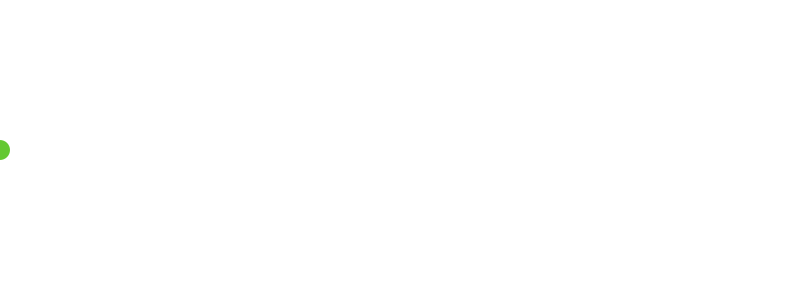
Frame 1 (no input)
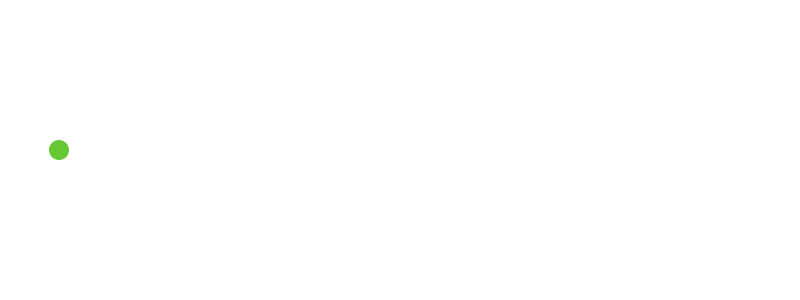
Frame 60 (the mouse pressed at the canvas centre just before this capture)
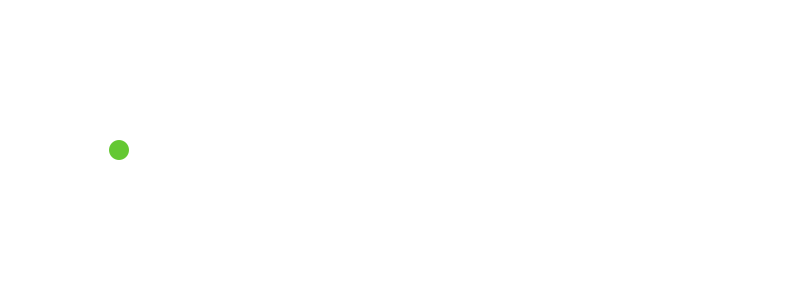
Frame 120 (the mouse held since frame 60 and released just before this capture)

The Processing sketch that drew these frames (run headless with seeded random() and noise(); from frame 60 on, the mouse is pressed at the canvas centre):

// Processing sketch: sketch04_printLine2
// ── sketch04_printLine2.pde

float posX;

void setup() {
  size(800, 300);
  noStroke();
  fill(100, 200, 50);
}


void draw() {
  background(255, 255, 255);

  ellipse(posX, height/2, 20, 20);

  posX++;

  if (posX > width) {
    posX = 0;
  }

  println(posX);
}
